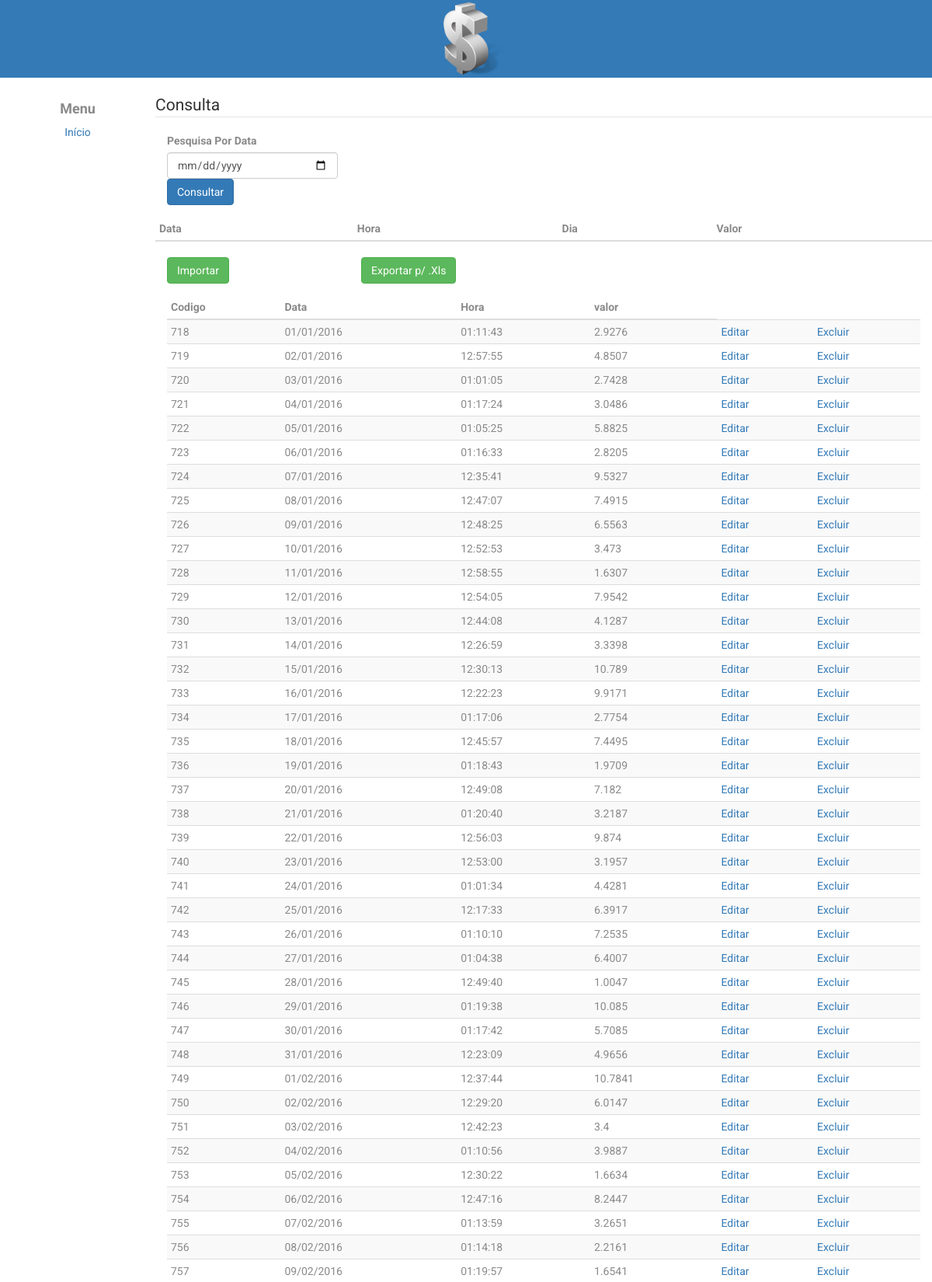
The page / (upper part) on the database its author committed.
### tables this page shows
CREATE TABLE `cambio` (
  `id` int(10) NOT NULL,
  `dt_cambio` datetime NOT NULL,
  `dt_dia_semana` int(11) NOT NULL,
  `vl_cambio` double NOT NULL
);

### Index.php (the view, shortened to what this page needs)
<?php
  include("conexao.php");
?>
<!DOCTYPE html>
<html>
  <head>
    <link href="css/bootstrap.min.css" rel="stylesheet">
    <link href="css/style.css" rel="stylesheet">
  </head>
  <body>
    <div id="topo" class="container-fluid">
      <div class="row">
        <div id="logo" class="col-xs-12 col-sm-12 col-md-12 col-lg-12 centro">
          <img id = "logo" src="dollar-icon.png" />
        </div>
      </div>
    </div>
    <div class="container-fluid">
      <div class="row">
        <div id="menu" class="col-xs-12 col-sm-2 col-md-2 col-lg-2 centro">
          <h4>Menu</h4>
          <p><a href="Index.php">Início</a></p>
        </div>
        <div id="conteudo" class="col-xs-12 col-sm-10 col-md-10 col-lg-10 ">
          <div class="row">
            <FIELDSET>
               <legend>Consulta</legend>
               <form role="form" method="GET" action="#">
                  <div class="form-group col-xs-12 col-sm-4 col-md-12 col-lg-3 esquerda">
                    <label for="data">Pesquisa Por Data</label>
                    <input type="date" class="form-control" id="" name="input_consulta" />
                    <button type="submit" class="btn btn-primary">Consultar</button>
                  </div>
              </form>
              <table id="tabela_imoveis1" class="table table-condensed table-striped">
              <thead>
              <tr>
                <th>Data</th>
                <th>Hora</th>
                <th>Dia</th>
                <th>Valor</th>
              </tr>
            </thead>
          </table>
            </FIELDSET>
          </div>
          <div class="row">
            <div class="form-group col-xs-12 col-sm-4 col-md-12 col-lg-3 esquerda">
               <a href="Importacao2.php"> <button type="button" class="btn btn-success">Importar</button> </a>
            </div>
            <form role="form" method="POST" action="Exportarexcel.php">
              <div class="form-group col-xs-12 col-sm-4 col-md-12 col-lg-3 esquerda">
                <button type="submit" class="btn btn-success" name="export_excel">Exportar p/ .Xls</button>
              </div>
            </form>
          </div>
          <?php
            $consulta = "SELECT id, dt_cambio, vl_cambio FROM cambio
            ORDER by id" ;
            $teste = $conn->query($consulta) or die($conn->error);
          ?>
          <table id="tabela_imoveis1" class="table table-condensed table-striped">
            <thead>
              <tr>
                <th>Codigo</th>
                <th>Data</th>
                <th>Hora</th>
                <th>valor</th>
              </tr>
            </thead>
            <?php while($linha = $teste->fetch_array()) { ?>
              <tr>
                <td><?php echo $linha["id"] ?></td>
                <td><?php echo date("d/m/Y", strtotime($linha["dt_cambio"])); ?></td>
                <td><?php echo date ("h:i:s", strtotime($linha["dt_cambio"])); ?></td>
                <td><?php echo $linha["vl_cambio"] ?></td>
                 <td><a href=editar.php?id=<?php echo $linha['id'];?>> Editar</a></td>
                <td><a href=decisaoExcluir.php?id=<?php echo $linha['id'];?>> Excluir</a></td>
              </tr>
            <?php } ?>
          </table>
        </div>
      </div>
    </div>
  </body>
</html>

### css/style.css (style rules this page uses)
html,body { font-family: 'Roboto', sans-serif; color: #8a8a8a; }
.esquerda { text-align: left; }
.centro { text-align: center; }
#topo { background: #337ab7; color: #fff; margin-bottom: 20px; }
#menu > h4 { font-weight: bold; cursor: default; }
#logo { height: 100px; }

### rows shown on the page
cambio: id "718", dt_cambio "01/01/2016", dt_cambio "01:11:43", vl_cambio "2.9276"
cambio: id "719", dt_cambio "02/01/2016", dt_cambio "12:57:55", vl_cambio "4.8507"
cambio: id "720", dt_cambio "03/01/2016", dt_cambio "01:01:05", vl_cambio "2.7428"
cambio: id "721", dt_cambio "04/01/2016", dt_cambio "01:17:24", vl_cambio "3.0486"
cambio: id "722", dt_cambio "05/01/2016", dt_cambio "01:05:25", vl_cambio "5.8825"
cambio: id "723", dt_cambio "06/01/2016", dt_cambio "01:16:33", vl_cambio "2.8205"
cambio: id "724", dt_cambio "07/01/2016", dt_cambio "12:35:41", vl_cambio "9.5327"
cambio: id "725", dt_cambio "08/01/2016", dt_cambio "12:47:07", vl_cambio "7.4915"
cambio: id "726", dt_cambio "09/01/2016", dt_cambio "12:48:25", vl_cambio "6.5563"
cambio: id "727", dt_cambio "10/01/2016", dt_cambio "12:52:53", vl_cambio "3.473"
cambio: id "728", dt_cambio "11/01/2016", dt_cambio "12:58:55", vl_cambio "1.6307"
cambio: id "729", dt_cambio "12/01/2016", dt_cambio "12:54:05", vl_cambio "7.9542"
cambio: id "730", dt_cambio "13/01/2016", dt_cambio "12:44:08", vl_cambio "4.1287"
cambio: id "731", dt_cambio "14/01/2016", dt_cambio "12:26:59", vl_cambio "3.3398"
cambio: id "732", dt_cambio "15/01/2016", dt_cambio "12:30:13", vl_cambio "10.789"
cambio: id "733", dt_cambio "16/01/2016", dt_cambio "12:22:23", vl_cambio "9.9171"
cambio: id "734", dt_cambio "17/01/2016", dt_cambio "01:17:06", vl_cambio "2.7754"
cambio: id "735", dt_cambio "18/01/2016", dt_cambio "12:45:57", vl_cambio "7.4495"
cambio: id "736", dt_cambio "19/01/2016", dt_cambio "01:18:43", vl_cambio "1.9709"
cambio: id "737", dt_cambio "20/01/2016", dt_cambio "12:49:08", vl_cambio "7.182"
cambio: id "738", dt_cambio "21/01/2016", dt_cambio "01:20:40", vl_cambio "3.2187"
cambio: id "739", dt_cambio "22/01/2016", dt_cambio "12:56:03", vl_cambio "9.874"
cambio: id "740", dt_cambio "23/01/2016", dt_cambio "12:53:00", vl_cambio "3.1957"
cambio: id "741", dt_cambio "24/01/2016", dt_cambio "01:01:34", vl_cambio "4.4281"
cambio: id "742", dt_cambio "25/01/2016", dt_cambio "12:17:33", vl_cambio "6.3917"
cambio: id "743", dt_cambio "26/01/2016", dt_cambio "01:10:10", vl_cambio "7.2535"
cambio: id "744", dt_cambio "27/01/2016", dt_cambio "01:04:38", vl_cambio "6.4007"
cambio: id "745", dt_cambio "28/01/2016", dt_cambio "12:49:40", vl_cambio "1.0047"
cambio: id "746", dt_cambio "29/01/2016", dt_cambio "01:19:38", vl_cambio "10.085"
cambio: id "747", dt_cambio "30/01/2016", dt_cambio "01:17:42", vl_cambio "5.7085"
cambio: id "748", dt_cambio "31/01/2016", dt_cambio "12:23:09", vl_cambio "4.9656"
cambio: id "749", dt_cambio "01/02/2016", dt_cambio "12:37:44", vl_cambio "10.7841"
cambio: id "750", dt_cambio "02/02/2016", dt_cambio "12:29:20", vl_cambio "6.0147"
cambio: id "751", dt_cambio "03/02/2016", dt_cambio "12:42:23", vl_cambio "3.4"
cambio: id "752", dt_cambio "04/02/2016", dt_cambio "01:10:56", vl_cambio "3.9887"
cambio: id "753", dt_cambio "05/02/2016", dt_cambio "12:30:22", vl_cambio "1.6634"
cambio: id "754", dt_cambio "06/02/2016", dt_cambio "12:47:16", vl_cambio "8.2447"
cambio: id "755", dt_cambio "07/02/2016", dt_cambio "01:13:59", vl_cambio "3.2651"
cambio: id "756", dt_cambio "08/02/2016", dt_cambio "01:14:18", vl_cambio "2.2161"
cambio: id "757", dt_cambio "09/02/2016", dt_cambio "01:19:57", vl_cambio "1.6541"
